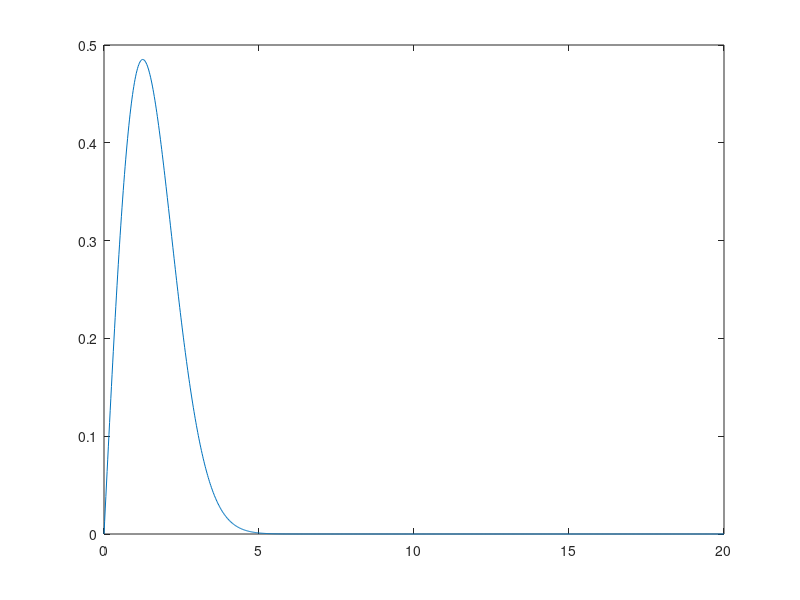

Reproduce this figure in MATLAB. (Note: this script raises an error after producing the figure.)
sigma_gps = 1.5; nu = 6; % 95 percent is at 4.75 m, 99.99 percent is at 15.5 meters
sigma_gps = 1.75; nu = 5; % 95 percent is at 5.88 m, 99.99 percent is at 22.66 meters
sigma_gps = 1.0; nu = 6; % 95 percent is at 3.15 m, 99.99 percent is at 10.3 meters
sigma_gps = 1.25; nu = 10; % 95 percent is at 3.54 m, 99.99 percent is at 5.58 meters

pdf = @(x) (x/sigma_gps^2).*exp(-x.*x/(2*sigma_gps^2));
cdf = @(x) 1-exp(-x.*x/(1.75^2));

x = linspace(0,20,1000)';
cdf1 = cdf(x); 
v95 = x(find( cdf1 < 0.95, 1, 'last'))
v9999 = x(find( cdf1 < 0.9999, 1, 'last'))

x = linspace(0,20,1000)';
figure
plot(x, pdf(x));
vlines([v95, v9999],'g--')

sigma = sigma_gps;

pdf = @(z) gamma((nu+1)/2)./(sqrt(pi*nu)*sigma*gamma(nu/2)*(1+(z.*z)/(nu*sigma*sigma)).^((nu+1)/2));
cdf = @(z) 1/2 + x.* gamma((nu+1)/2) * HyperGeometric2F1([1/2; (nu+1)/2],3/2,-z/(sigma*sigma*nu))/( sqrt(pi*nu)*gamma(nu/2));

x = linspace(-30,30,2000)';
y = linspace(-30,30,2000)';
[X,Y] = meshgrid(x,y);
rho = sqrt( X.*X + Y.*Y);
dR = x(2)-x(1);

pdf2d = pdf(X).*pdf(Y);
pdf2d_norm = pdf2d * dR;

rMag = 0:dR:max(max(rho));
indices = cell( length(rMag), 1);
for i = 1:length(rMag)
	indices{i} = find( rho >= rMag(i)-dR/2 & rho < rMag(i)+dR/2 );
end

% Now sum up the energy
pdf1d = zeros( size(rMag) );
for i = 1:length(rMag)
	pdf1d(i) = sum( pdf2d_norm( indices{i} ) );
end

cdf1d = cumtrapz(rMag,pdf1d);
v95 = rMag(find( cdf1d < 0.95, 1, 'last'))
v9999 = rMag(find( cdf1d < 0.9999, 1, 'last'))

figure
plot(rMag, pdf1d)
vlines([v95, v9999],'g--')